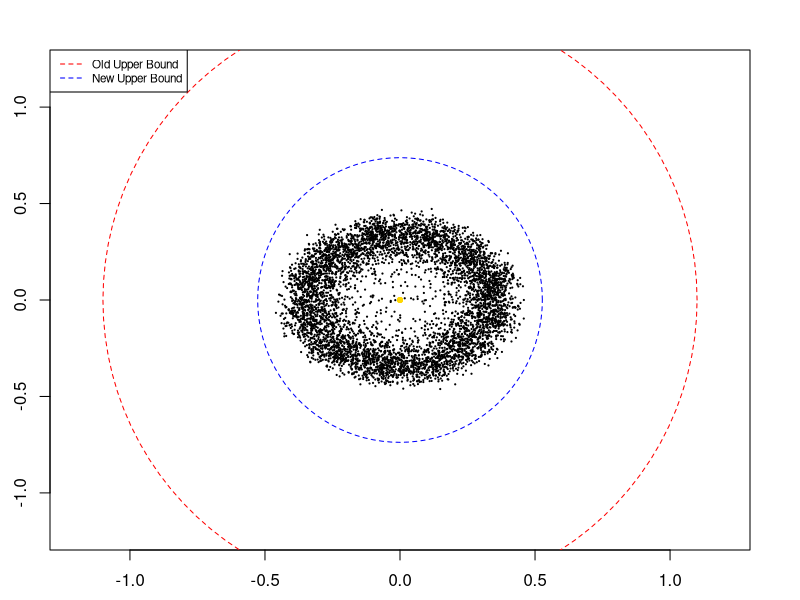
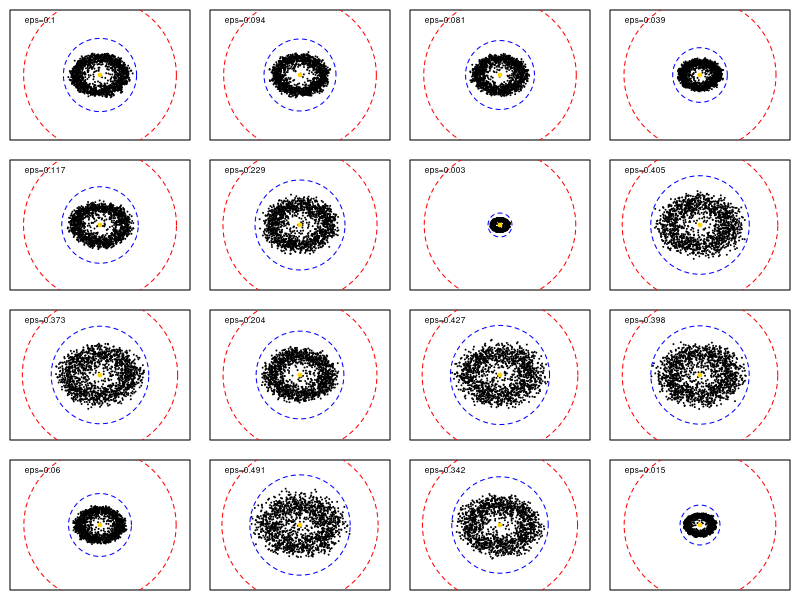
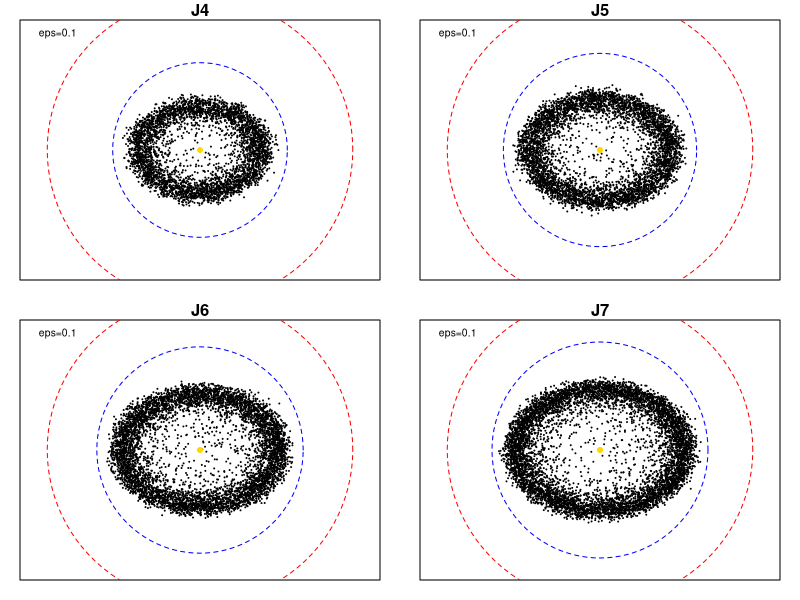

Recreate these plots in R, in order.
# upperBound.R
# (c) Alex Bank 2020

# Load library for drawing circles
library(plotrix)

# Function to generate Jordan blocks
genJ <- function(N) {
  J <- matrix(rep(0,N*N),nrow = N,ncol = N)
  for (i in 1:(N-1)) J[i,i+1] <- 1
  return(J)
}

# Function for generating a complex number
rcomp <- function(x){
  return(complex(
    real = runif(1,-1,1),
    imaginary = runif(1,-1,1)))
}

# Function for generating an error matrix
# with norm <= eps
genE <- function(eps,N){
  errM <- matrix(
    sapply(rep(0,N*N),rcomp),
    nrow = N,ncol = N)
  m <- norm(errM,type='2')
  if (m>eps) {
    x <- eps/norm(errM,type = "2")}
  else {
    x <- 1}
  return(x*errM)
}

# Function for returning eigenvalues
# of A+E
genPseudo <- function(A,E){
  return(eigen(A+E)[[1]])
}

# Function for generating the plots
genPlot <- function(A,eps,ntimes,ax=TRUE,toplab=''){
  N <- dim(A)[1]
  eigList <- lapply(rep(0,ntimes),
                    function(x) 
                      {return(genPseudo(A,genE(eps,N)))})
  origEigs <- eigen(A)[[1]]
  lims <- 1+eps+0.1
  if (ax) {
    plot(1,type="n", xlab="", ylab="",
         xlim=c(-lims, lims), ylim=c(-lims, lims),main = toplab)}
  else {
    plot(1,type="n", xlab="", ylab="",
         xlim=c(-lims, lims), ylim=c(-lims, lims),
         xaxt='n',yaxt='n',main=toplab)
  }
  for (e in eigList) {
    points(Re(e),Im(e),pch=20,cex=.25)
  }
  points(Re(origEigs),Im(origEigs),col = 'gold',pch=20)
  draw.circle(0,0,1+eps,border='red',lty=2)
  draw.circle(0,0,(eps+eps^((N+1)/N))^(1/N),
              border='blue',lty=2)
  if (ax) {
  legend("topleft",legend = c("Old Upper Bound","New Upper Bound"),
         col=c('red','blue'),lty=2,cex=.7)}
  else {
    legend("topleft", legend = paste0("eps=",round(eps,3)),cex = .75,bty='n')
  }
}

# Figure 1
par(mai =rep(.5,4))
J3 <- genJ(3)
genPlot(J3,.1,2000)

# Figure 2
par(mfrow = c(4,4), mai = rep(.1,4))
genPlot(J3,.1,500,FALSE)
for (i in 1:15) genPlot(J3,runif(1,0,.5),500,FALSE)

# Figure 3
par(mfrow = c(2,2), mai = rep(.2,4))
J4 <- genJ(4); J5 <- genJ(5); J6 <- genJ(6); J7 <- genJ(7)
genPlot(J4,.1,1000,FALSE,"J4")
genPlot(J5,.1,1000,FALSE,"J5")
genPlot(J6,.1,1000,FALSE,"J6")
genPlot(J7,.1,1000,FALSE,"J7")

